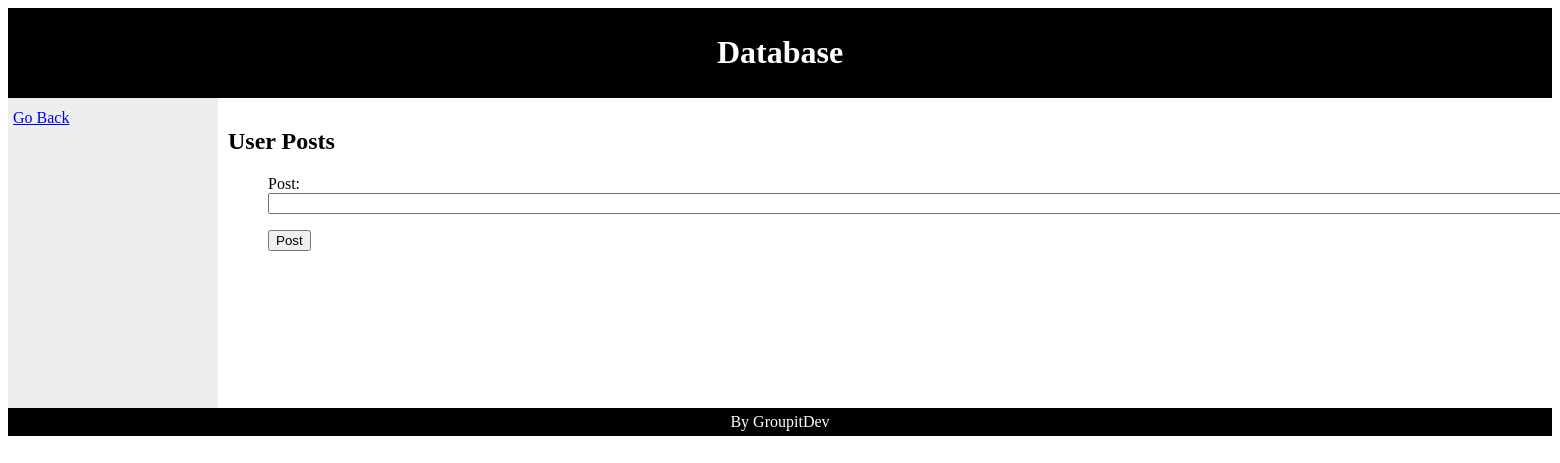
Before: /session/1?username=frogger with the older database file.
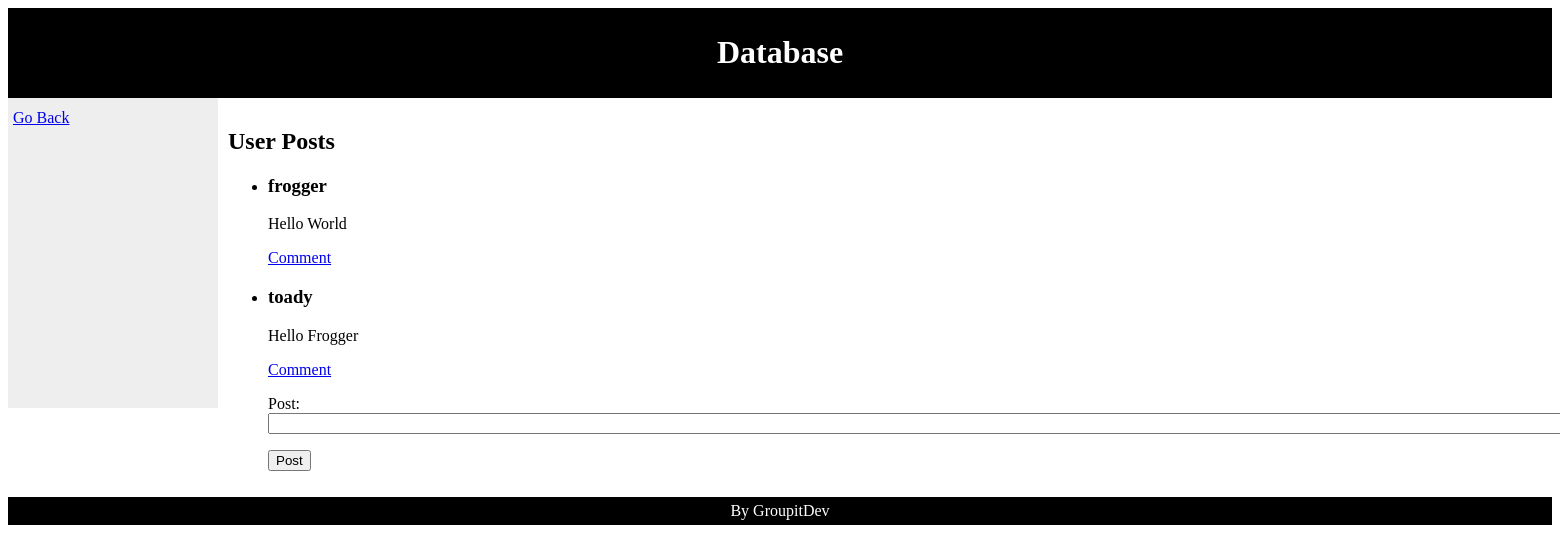
After: the same page with the newer database file.
### tables this page shows
CREATE TABLE Posts (
    pid INTEGER PRIMARY KEY,
    username STRING,
    timestamp DATETIME DEFAULT CURRENT_TIMESTAMP,
    sid INT,
    posted_text TEXT NOT NULL,
    FOREIGN KEY(username) REFERENCES Users ON DELETE CASCADE,
    FOREIGN KEY(sid) REFERENCES Sessions ON DELETE CASCADE
);

### server.py (the view)
@app.route('/session/<sid>', methods=['GET', 'POST'])
def sessionpage(sid):
    postform = PostForm()
    q = "select * from sessions s where s.sid = :s;"
    s = Session()
    result = s.execute(q, {'s':sid})
    rows = result.fetchall()
    username = request.args['username']
    if len(rows) == 0:
        return redirect(url_for('home', username=username))
    if postform.validate_on_submit():
        q1 = "insert into posts values (NULL, :a, NULL, :b, :c);"
        s.execute(q1, {'a':username, 'b':rows[0][1], 'c':postform.post.data})
        s.commit()
    q2 = "select username, posted_text, pid from posts order by timestamp;"
    result = s.execute(q2)
    posts = result.fetchall()
    return render_template('sessionspage.html', session=rows[0], posts=posts,
                username=username, postform=postform, sid=sid)

### forms.py
class PostForm(Form):
    post = TextField('Post', validators=[DataRequired()])

### server.py (called while the page is built)
@app.before_request
def before_request():
  try:
    global Session
    g.conn = engine.connect()
    Session = scoped_session(sessionmaker(bind=engine))
  except:
    print "uh oh, problem connecting to database"
    import traceback; traceback.print_exc()
    g.conn = None

@app.teardown_request
def teardown_request(exception):
  try:
    g.conn.close()
  except Exception as e:
    pass

### templates/sessionspage.html (shortened to what this page needs)
<!DOCTYPE html>
<html>
<head>
</head>
<body>
<div id="header">
    <h1>{{ session[2] }}</h1>
</div>
<div id="nav">
<a href={{"/home/%s" % username }}>Go Back</a><br>
</div>
<div id="posts_section">
    <h2>User Posts</h2>
    <ul class=posts>
        {% if posts %}
            {% for p in posts %}
                <li>
                    <div id=posts_list>
                        <h3>{{ p[0] }}</h3>
                        <p>{{ p[1] }}</p>
                    </div>
                </li>
                <a href={{ url_for('postspage', pid=p[2], username=username, sid=sid )}}>Comment</a>
            {% endfor %}
        {% endif %}
        <form action="" method="post" name="post">
            <p>
            Post:<br>
            {{ postform.post(size=160) }}<br>
            </p>
            <p><input type="submit" value="Post"></p>
        </form>
</div>
<div id="footer">
    By GroupitDev
</div>
</body>
</html>

### templates/sessionspage.html (style rules this page uses)
#header { background-color:black; color:white; text-align:center; padding:5px; }
#nav { line-height:30px; background-color:#eeeeee; height:300px; width:200px; float:left; padding:5px; }
#posts_section { width:500px; float:left; padding:10px; }
#footer { background-color:black; color:white; clear:both; text-align:center; padding:5px; }

Changed rows visible on the page:
added Posts: username "frogger", posted_text "Hello World"
added Posts: username "toady", posted_text "Hello Frogger"
